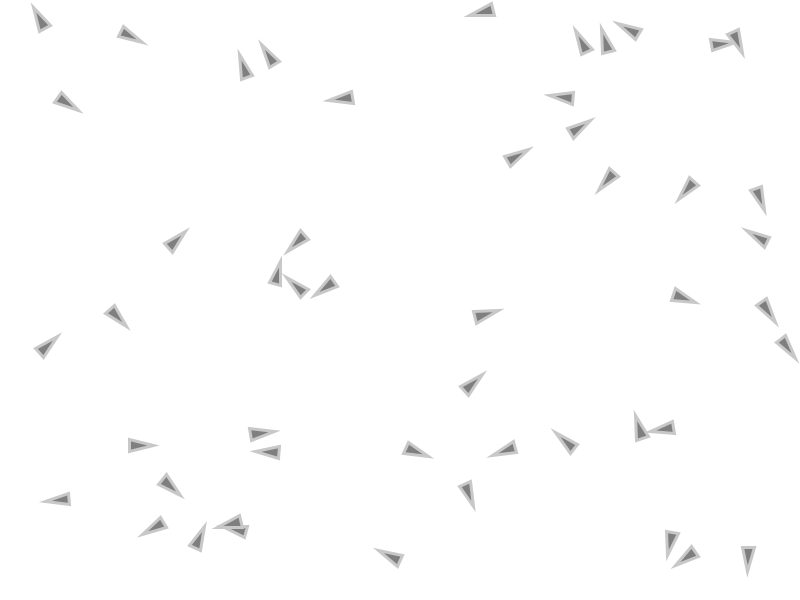
Frame 1 (no input)
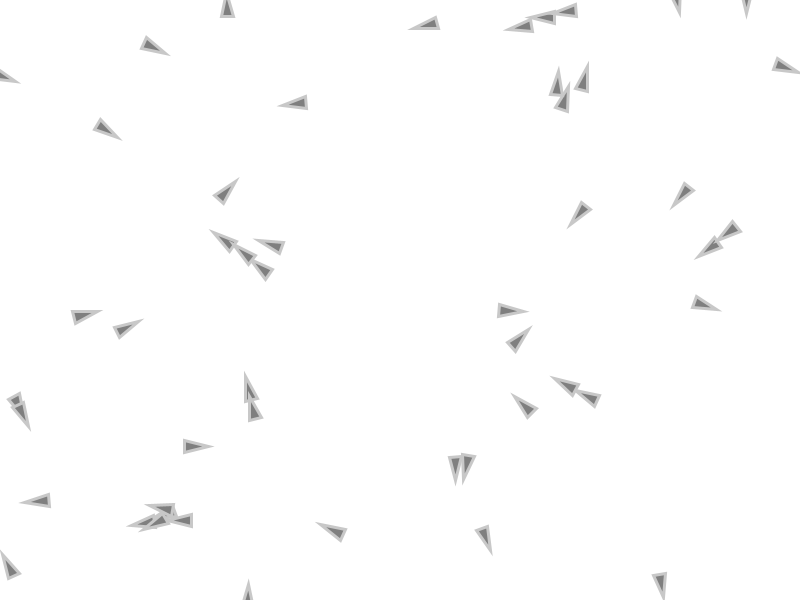
Frame 60 (the mouse pressed at the canvas centre just before this capture)
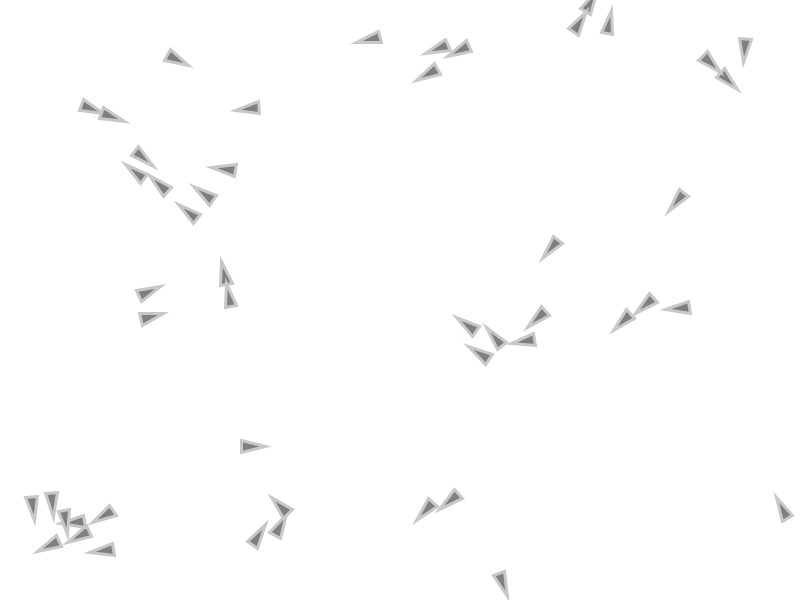
Frame 120 (the mouse held since frame 60 and released just before this capture)

The Processing sketch that drew these frames (run headless with seeded random() and noise(); from frame 60 on, the mouse is pressed at the canvas centre):

// Processing sketch: boids_1
// ── boids_1.pde
ArrayList<Boid> boids;

void setup() {
  size(800, 600);
  boids = new ArrayList<Boid>();
  for (int i = 0; i < 50; i++) {
    boids.add(new Boid());
  }
}

void draw() {
  background(255);
  for (Boid b : boids) {
    b.run(boids);
  }
}

class Boid {
  PVector position;
  PVector velocity;
  PVector acceleration;
  float r;
  float maxforce;
  float maxspeed;
  
  Boid() {
    position = new PVector(random(width), random(height));
    velocity = new PVector(random(-1, 1), random(-1, 1));
    acceleration = new PVector(0, 0);
    r = 2.0;
    maxspeed = 2;
    maxforce = 0.03;
  }
  
  void run(ArrayList<Boid> boids) {
    flock(boids);
    update();
    borders();
    render();
  }
  
  void applyForce(PVector force) {
    acceleration.add(force);
  }
  
  void flock(ArrayList<Boid> boids) {
    PVector sep = separate(boids);
    PVector ali = align(boids);
    PVector coh = cohesion(boids);
    
    sep.mult(1.5);
    ali.mult(1.0);
    coh.mult(1.0);
    
    applyForce(sep);
    applyForce(ali);
    applyForce(coh);
  }
  
  void update() {
    velocity.add(acceleration);
    velocity.limit(maxspeed);
    position.add(velocity);
    acceleration.mult(0);
  }
  
  void render() {
    float theta = velocity.heading2D() + radians(90);
    fill(127);
    stroke(200);
    pushMatrix();
    translate(position.x, position.y);
    rotate(theta);
    beginShape(TRIANGLES);
    scale(3.0);
    vertex(0, -r * 2);
    vertex(-r, r * 2);
    vertex(r, r * 2);
    endShape();
    popMatrix();
  }
  
  void borders() {
    if (position.x < -r) position.x = width + r;
    if (position.y < -r) position.y = height + r;
    if (position.x > width + r) position.x = -r;
    if (position.y > height + r) position.y = -r;
  }
  
  PVector separate (ArrayList<Boid> boids) {
    float desiredseparation = 25.0;
    PVector steer = new PVector(0, 0, 0);
    int count = 0;
    for (Boid other : boids) {
      float d = PVector.dist(position, other.position);
      if ((d > 0) && (d < desiredseparation)) {
        PVector diff = PVector.sub(position, other.position);
        diff.normalize();
        diff.div(d);
        steer.add(diff);
        count++;
      }
    }
    if (count > 0) {
      steer.div((float)count);
    }
    if (steer.mag() > 0) {
      steer.normalize();
      steer.mult(maxspeed);
      steer.sub(velocity);
      steer.limit(maxforce);
    }
    return steer;
  }
  
  PVector align (ArrayList<Boid> boids) {
    float neighbordist = 50.0;
    PVector sum = new PVector(0, 0);
    int count = 0;
for (Boid other : boids) {
  float d = PVector.dist(position, other.position);
  if ((d > 0) && (d < neighbordist)) {
    sum.add(other.velocity);
    count++;
  }
}
if (count > 0) {
  sum.div((float)count);
  sum.normalize();
  sum.mult(maxspeed);
  PVector steer = PVector.sub(sum, velocity);
  steer.limit(maxforce);
  return steer;
} else {
  return new PVector(0, 0);
}

}

PVector cohesion (ArrayList<Boid> boids) {
float neighbordist = 50.0;
PVector sum = new PVector(0, 0);
int count = 0;
for (Boid other : boids) {
float d = PVector.dist(position, other.position);
if ((d > 0) && (d < neighbordist)) {
sum.add(other.position);
count++;
}
}
if (count > 0) {
sum.div(count);
return seek(sum);
} else {
return new PVector(0, 0);
}
}

PVector seek (PVector target) {
PVector desired = PVector.sub(target, position);
desired.normalize();
desired.mult(maxspeed);
PVector steer = PVector.sub(desired, velocity);
steer.limit(maxforce);
return steer;
}
}
